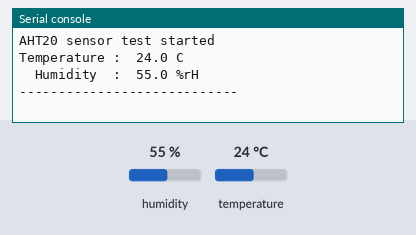
The program below on a simulated MicroPython board. On the bench: the last lines printed to the serial console. Inputs (shaded band) come from the test bench; at power-on: humidity 55 %, temperature 24 °C. Library files of the repository ran but are not shown: ahtx0.py.

Above: at 1.2 s.
1.3 s: humidity set to 22 %
At 2.8 s:
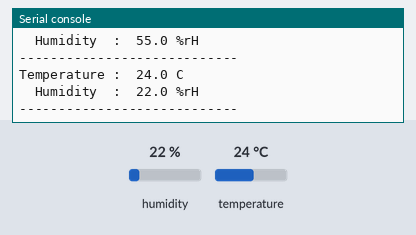
2.9 s: temperature set to 12 °C
4.5 s: humidity set to 40 %
At 5.4 s:
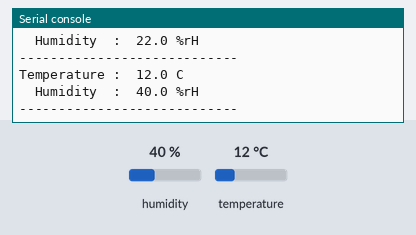
Timing chart, 0 to 7.5 s (numbered marks = the images above; inputs shaded):
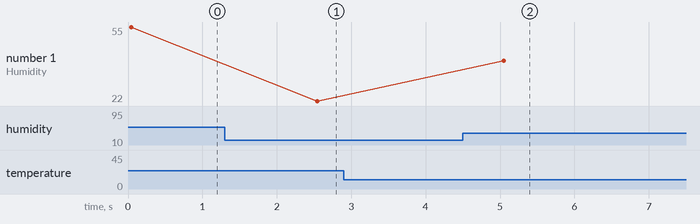

The program:

main.py
```python
# (licence header left out)
__version__ = "1.0.0"
__author__ = "Andreas Bühl, Kattni Rembor"
__license__ = "MIT"
__platform__ = "MicroPython v1.23"

# ======================================== 导入相关模块 =========================================

from machine import I2C
import utime
import ahtx0

# ======================================== 全局变量 ============================================

I2C_ID = 1
INTERVAL_MS = 2500

# ======================================== 功能函数 ============================================

# ======================================== 自定义类 ============================================

# ======================================== 初始化配置 ==========================================

# 初始化 I2C 总线，PB7=SDA，PB6=SCL
i2c = I2C(I2C_ID)
# 创建 AHT20 传感器对象
sensor = ahtx0.AHT20(i2c)

# ========================================  主程序  ===========================================

print("AHT20 sensor test started")

while True:
    try:
        # 读取温度
        temp = sensor.temperature
        # 读取相对湿度
        humi = sensor.relative_humidity
        print("Temperature : %5.1f C" % temp)
        print("  Humidity  : %5.1f %%rH" % humi)
        print("-" * 28)
    except RuntimeError as e:
        print("Sensor runtime error: %s" % e)
    except OSError as e:
        print("Sensor OS error: %s" % e)
    # 等待采样间隔
    utime.sleep_ms(INTERVAL_MS)
```

Measured:
- after the input at 1.3 s, the serial console: prints a new line after 1.2 s (image 1)
- after the input at 4.5 s, the serial console: prints a new line after 0.55 s (image 2)
- plotted number 1: 55 → 22 after the input at 1.3 s, 22 → 40 after the input at 4.5 s
